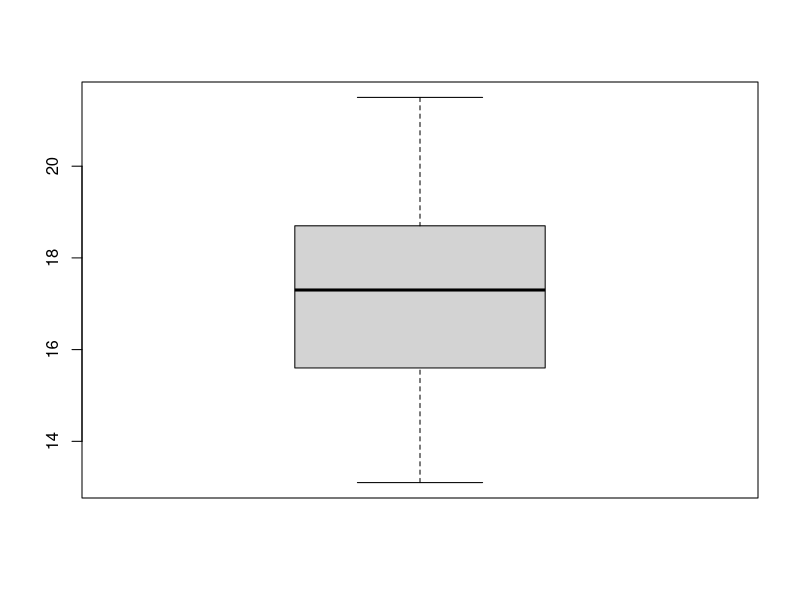
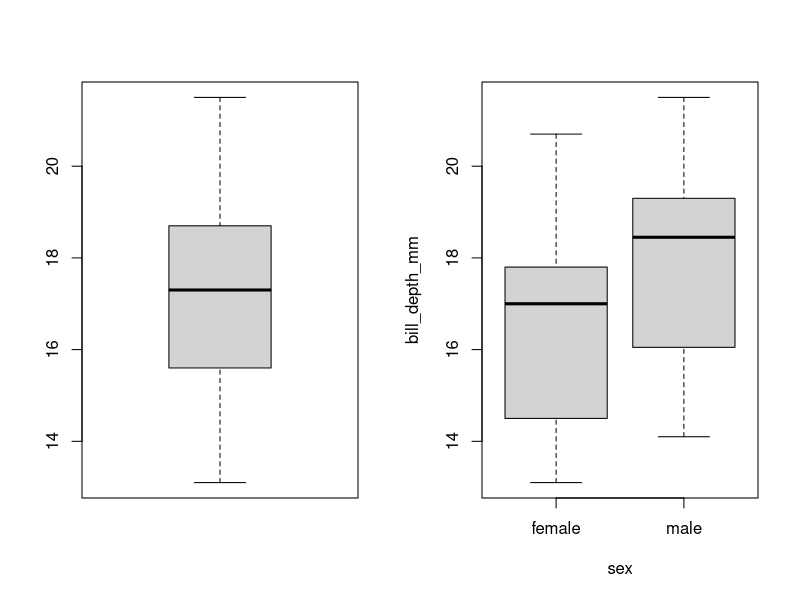
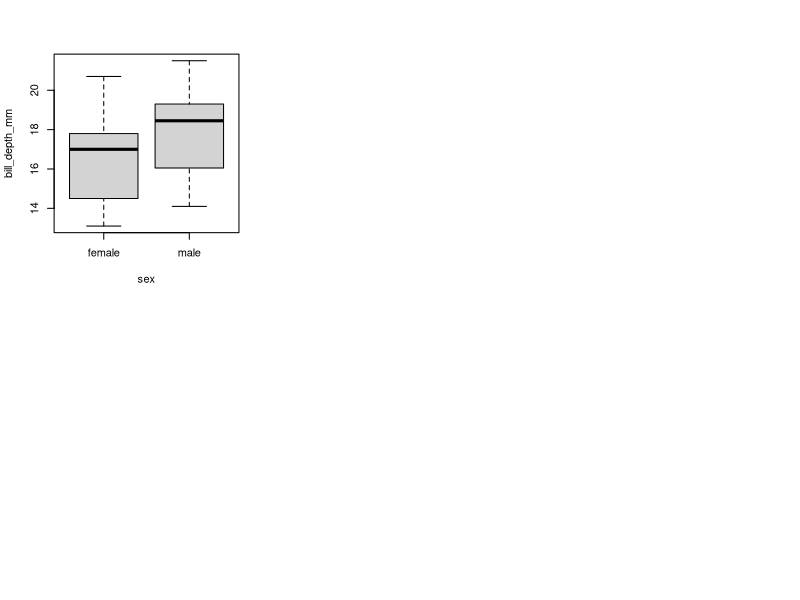
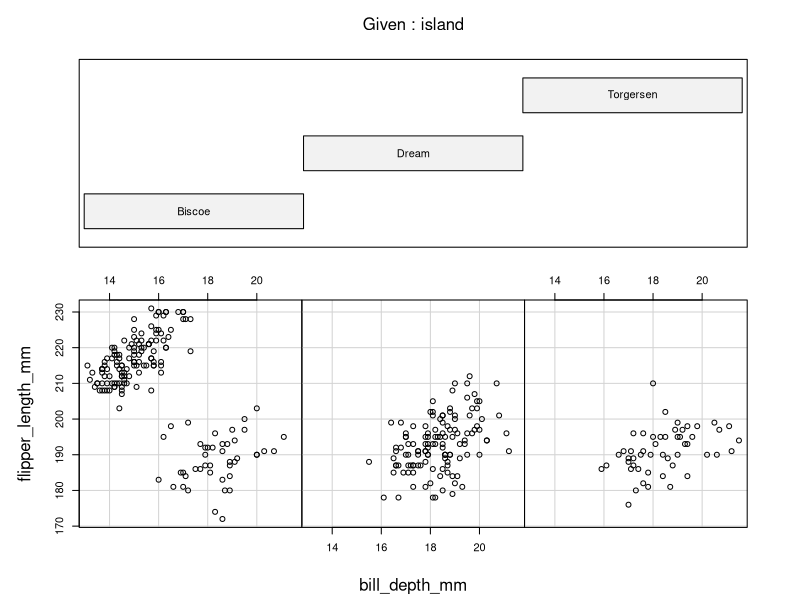

These figures' R source, in order:
install.packages("palmerpenguins")
install.packages("here")

require(palmerpenguins)
require(here)
library("palmerpenguins")
class(penguins)
penguins = data.frame(penguins)
mean(penguins$body_mass_g, na.rm = TRUE)
head(penguins)
na.rm = TRUE
summary(penguins)
boxplot(penguins$bill_depth_mm)
par(mfrow = c(1, 2))
boxplot(penguins$bill_depth_mm)
boxplot(bill_depth_mm ~ sex, data = penguins)
par(mfrow = c(2, 3))
boxplot(bill_depth_mm ~ sex, data = penguins)
coplot(flipper_length_mm ~ bill_depth_mm | island, data = penguins, rows = 1)
